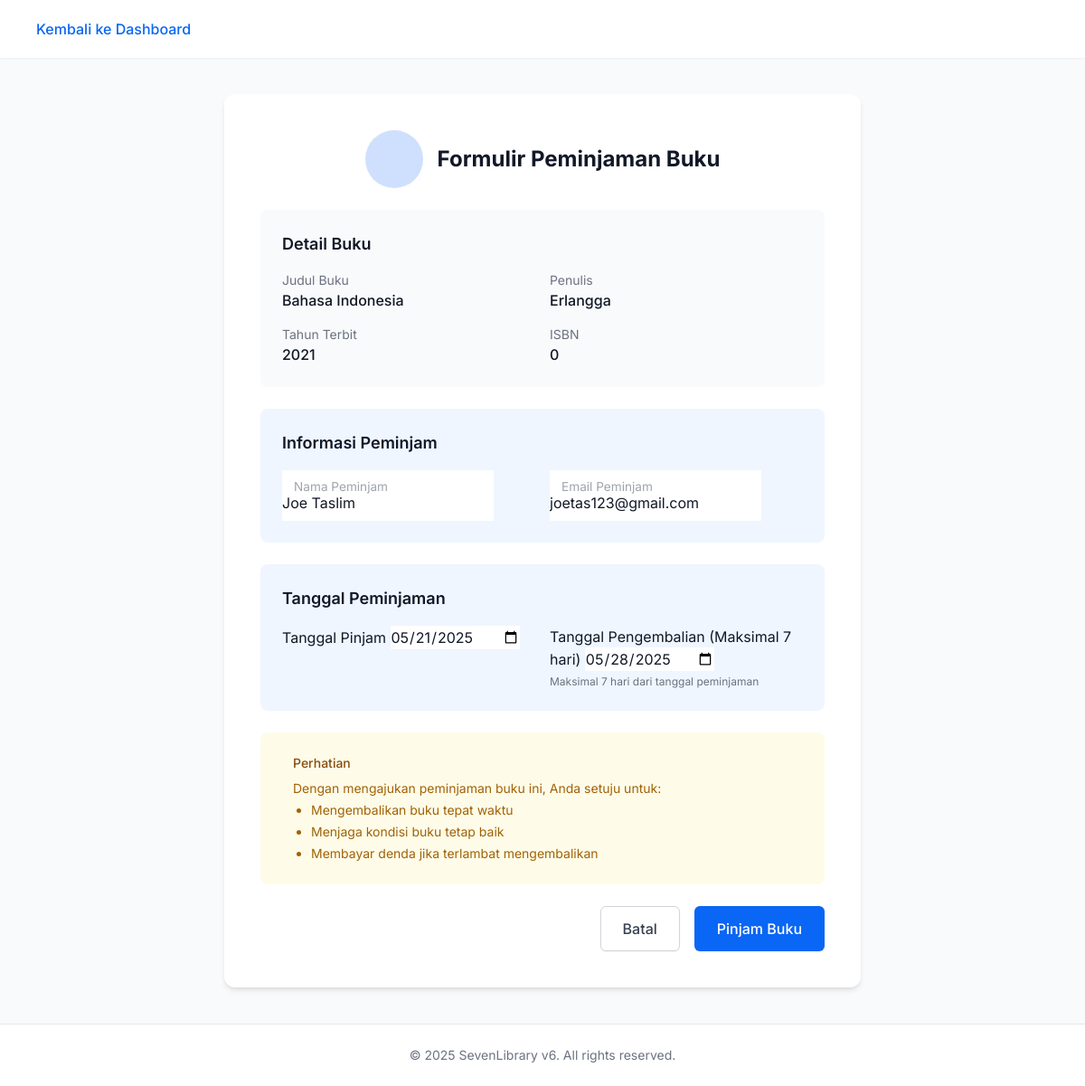
The app's page /student/pinjam_buku.php?book_id=1 (signed in) with its own data.
### tables this page shows
CREATE TABLE IF NOT EXISTS `books` (
  `id` int NOT NULL AUTO_INCREMENT,
  `category_id` int NOT NULL DEFAULT '0',
  `title` varchar(255) NOT NULL,
  `author` varchar(255) NOT NULL,
  `published_year` year NOT NULL,
  `isbn` varchar(20) DEFAULT NULL,
  `created_at` timestamp NULL DEFAULT CURRENT_TIMESTAMP,
  `stock` int NOT NULL DEFAULT '1',
  PRIMARY KEY (`id`),
  UNIQUE KEY `isbn` (`isbn`)
);

CREATE TABLE IF NOT EXISTS `users` (
  `id` int NOT NULL AUTO_INCREMENT,
  `username` varchar(50) NOT NULL,
  `password` varchar(255) NOT NULL,
  `role` enum('admin','student','petugas') NOT NULL,
  `full_name` varchar(255) NOT NULL,
  `email` varchar(255) NOT NULL,
  `class` varchar(50) NOT NULL,
  `created_at` timestamp NULL DEFAULT CURRENT_TIMESTAMP,
  PRIMARY KEY (`id`),
  UNIQUE KEY `username` (`username`)
);

### student/pinjam_buku.php (the view, shortened to what this page needs)
<?php
include '../includes/db.php';
$book_id = isset($_GET['book_id']) ? (int)$_GET['book_id'] : 0;
$error_message = '';
$success = false;
if ($book_id == 0) {
    $error_message = 'ID buku tidak valid.';
} else {
    $stmt = $pdo->prepare("SELECT * FROM books WHERE id = ?");
    $stmt->execute([$book_id]);
    $book = $stmt->fetch();
}
$user_id = $_SESSION['user_id'];
$stmt = $pdo->prepare("SELECT username, email, full_name FROM users WHERE id = ?");
$stmt->execute([$user_id]);
$user = $stmt->fetch();
?>
<!DOCTYPE html>
<html lang="en">
<head>
  <script src="https://cdn.tailwindcss.com"></script>
  <link href="https://cdn.jsdelivr.net/npm/aos@2.3.4/dist/aos.css" rel="stylesheet">
  <link href="https://cdn.lineicons.com/4.0/lineicons.css" rel="stylesheet">
</head>
<body class="font-sans antialiased bg-gray-50 text-gray-900 dark:bg-gray-900 dark:text-gray-100">
  <div class="min-h-screen flex flex-col">
    <header class="bg-white dark:bg-gray-800 shadow-sm">
      <div class="max-w-7xl mx-auto px-4 sm:px-6 lg:px-8">
        <div class="flex justify-between h-16">
          <div class="flex">
            <a href="dashboard.php" class="flex items-center text-primary">
              <span class="font-medium">Kembali ke Dashboard</span>
            </a>
          </div>
          <div class="flex items-center">
            <button id="theme-toggle" class="w-10 h-10 rounded-full flex items-center justify-center text-gray-500 dark:text-gray-400 hover:bg-gray-100 dark:hover:bg-gray-700 focus:outline-none">
            </button>
          </div>
        </div>
      </div>
    </header>
    <main class="flex-grow py-10">
      <div class="max-w-3xl mx-auto px-4 sm:px-6 lg:px-8">
        <?php if ($success): ?>
          <div class="dashboard-card bg-white dark:bg-gray-800 overflow-hidden" data-aos="fade-up">
            <div class="p-6 sm:p-10">
              <div class="text-center">
                <div class="w-20 h-20 mx-auto bg-green-100 dark:bg-green-900/30 rounded-full flex items-center justify-center text-green-500 dark:text-green-400 mb-6">
                  <i class="lni lni-checkmark-circle text-4xl"></i>
                </div>
                <h2 class="text-2xl font-bold text-gray-900 dark:text-white mb-2">Peminjaman Berhasil!</h2>
                <p class="text-gray-600 dark:text-gray-300 mb-6">Buku berhasil dipinjam. Silakan ambil buku di perpustakaan.</p>
                <div class="bg-gray-50 dark:bg-gray-700 rounded-lg p-6 mb-6 text-left">
                  <h3 class="text-lg font-semibold text-gray-900 dark:text-white mb-4">Detail Peminjaman</h3>
                  <div class="space-y-3">
                    <div class="flex justify-between">
                      <span class="text-gray-500 dark:text-gray-400">Judul Buku:</span>
                      <span class="font-medium text-gray-900 dark:text-white"><?= htmlspecialchars($book['title']); ?></span>
                    </div>
                    <div class="flex justify-between">
                      <span class="text-gray-500 dark:text-gray-400">Penulis:</span>
                      <span class="font-medium text-gray-900 dark:text-white"><?= htmlspecialchars($book['author']); ?></span>
                    </div>
                    <div class="flex justify-between">
                      <span class="text-gray-500 dark:text-gray-400">Peminjam:</span>
                      <span class="font-medium text-gray-900 dark:text-white"><?= htmlspecialchars($_POST['borrower_name']); ?></span>
                    </div>
                    <div class="flex justify-between">
                      <span class="text-gray-500 dark:text-gray-400">Tanggal Pinjam:</span>
                      <span class="font-medium text-gray-900 dark:text-white"><?= htmlspecialchars($_POST['borrow_date']); ?></span>
                    </div>
                    <div class="flex justify-between">
                      <span class="text-gray-500 dark:text-gray-400">Tanggal Kembali:</span>
                      <span class="font-medium text-gray-900 dark:text-white"><?= htmlspecialchars($_POST['return_date']); ?></span>
                    </div>
                  </div>
                </div>
                <div class="bg-blue-50 dark:bg-blue-900/20 rounded-lg p-6 mb-6">
                  <h3 class="text-lg font-semibold text-gray-900 dark:text-white mb-2">Kode Unik Peminjaman</h3>
                  <div class="bg-white dark:bg-gray-800 rounded-lg border-2 border-dashed border-blue-300 dark:border-blue-700 p-4 mb-4">
                    <p class="text-xl font-mono font-bold text-blue-600 dark:text-blue-400 select-all"><?= htmlspecialchars($unique_code); ?></p>
                  </div>
                  <p class="text-sm text-gray-600 dark:text-gray-300">Simpan kode unik ini untuk proses pengembalian buku.</p>
                </div>
                <div class="mt-6 flex flex-col sm:flex-row gap-4 justify-center">
                  <a href="dashboard.php" class="inline-flex items-center justify-center px-6 py-3 border border-transparent text-base font-medium rounded-md shadow-sm text-white bg-primary hover:bg-primary/90 focus:outline-none focus:ring-2 focus:ring-offset-2 focus:ring-primary">
                    <i class="lni lni-home mr-2"></i> Kembali ke Dashboard
                  </a>
                  <a href="dashboard.php?tab=riwayat" class="inline-flex items-center justify-center px-6 py-3 border border-gray-300 dark:border-gray-600 text-base font-medium rounded-md shadow-sm text-gray-700 dark:text-gray-300 bg-white dark:bg-gray-700 hover:bg-gray-50 dark:hover:bg-gray-600 focus:outline-none focus:ring-2 focus:ring-offset-2 focus:ring-primary">
                    <i class="lni lni-library mr-2"></i> Lihat Riwayat Peminjaman
                  </a>
                </div>
              </div>
            </div>
          </div>
        <?php else: ?>
          <div class="dashboard-card bg-white dark:bg-gray-800 overflow-hidden" data-aos="fade-up">
            <div class="p-6 sm:p-10">
              <div class="flex items-center justify-center mb-6">
                <div class="w-16 h-16 bg-primary/20 rounded-full flex items-center justify-center text-primary text-3xl mr-4">
                </div>
                <h2 class="text-2xl font-bold text-gray-900 dark:text-white">Formulir Peminjaman Buku</h2>
              </div>
              <div class="bg-gray-50 dark:bg-gray-700 rounded-lg p-6 mb-6">
                <h3 class="text-lg font-semibold text-gray-900 dark:text-white mb-4">Detail Buku</h3>
                <div class="grid grid-cols-1 md:grid-cols-2 gap-4">
                  <div>
                    <p class="text-sm text-gray-500 dark:text-gray-400">Judul Buku</p>
                    <p class="font-medium text-gray-900 dark:text-white"><?= htmlspecialchars($book['title']); ?></p>
                  </div>
                  <div>
                    <p class="text-sm text-gray-500 dark:text-gray-400">Penulis</p>
                    <p class="font-medium text-gray-900 dark:text-white"><?= htmlspecialchars($book['author']); ?></p>
                  </div>
                  <div>
                    <p class="text-sm text-gray-500 dark:text-gray-400">Tahun Terbit</p>
                    <p class="font-medium text-gray-900 dark:text-white"><?= htmlspecialchars($book['published_year']); ?></p>
                  </div>
                  <div>
                    <p class="text-sm text-gray-500 dark:text-gray-400">ISBN</p>
                    <p class="font-medium text-gray-900 dark:text-white"><?= htmlspecialchars($book['isbn']); ?></p>
                  </div>
                </div>
              </div>
              <form method="POST" action="" class="space-y-6">
                <div class="bg-blue-50 dark:bg-blue-900/20 rounded-lg p-6 mb-4">
                  <h3 class="text-lg font-semibold text-gray-900 dark:text-white mb-4">Informasi Peminjam</h3>
                  <div class="grid grid-cols-1 md:grid-cols-2 gap-4">
                    <div class="form-floating">
                      <input type="text" id="borrower_name" name="borrower_name" class="form-input" placeholder=" " value="<?= htmlspecialchars($user['full_name'] ?? $user['username']); ?>" required>
                      <label for="borrower_name" class="px-4">Nama Peminjam</label>
                    </div>
                    <div class="form-floating">
                      <input type="email" id="borrower_email" name="borrower_email" class="form-input" placeholder=" " value="<?= htmlspecialchars($user['email']); ?>" required>
                      <label for="borrower_email" class="px-4">Email Peminjam</label>
                    </div>
                  </div>
                </div>
                <div class="bg-blue-50 dark:bg-blue-900/20 rounded-lg p-6">
                  <h3 class="text-lg font-semibold text-gray-900 dark:text-white mb-4">Tanggal Peminjaman</h3>
                  <div class="grid grid-cols-1 md:grid-cols-2 gap-4">
                    <div class="form-group">
                      <label for="borrow_date" class="form-label">Tanggal Pinjam</label>
                      <input type="date" id="borrow_date" name="borrow_date" class="form-input" value="<?= date('Y-m-d'); ?>" required>
                    </div>
                    <div class="form-group">
                      <label for="return_date" class="form-label">Tanggal Pengembalian (Maksimal 7 hari)</label>
                      <input type="date" id="return_date" name="return_date" class="form-input" value="<?= date('Y-m-d', strtotime('+7 days')); ?>" required>
                      <p class="text-xs text-gray-500 dark:text-gray-400 mt-1">Maksimal 7 hari dari tanggal peminjaman</p>
                    </div>
                  </div>
                </div>
                <div class="bg-yellow-50 dark:bg-yellow-900/20 rounded-lg p-6">
                  <div class="flex items-start">
                    <div class="ml-3">
                      <h3 class="text-sm font-medium text-yellow-800 dark:text-yellow-300">Perhatian</h3>
                      <div class="mt-2 text-sm text-yellow-700 dark:text-yellow-200">
                        <p>Dengan mengajukan peminjaman buku ini, Anda setuju untuk:</p>
                        <ul class="list-disc pl-5 mt-1 space-y-1">
                          <li>Mengembalikan buku tepat waktu</li>
                          <li>Menjaga kondisi buku tetap baik</li>
                          <li>Membayar denda jika terlambat mengembalikan</li>
                        </ul>
                      </div>
                    </div>
                  </div>
                </div>
                <div class="flex justify-end space-x-4">
                  <a href="dashboard.php" class="px-6 py-3 border border-gray-300 dark:border-gray-600 text-base font-medium rounded-md shadow-sm text-gray-700 dark:text-gray-300 bg-white dark:bg-gray-700 hover:bg-gray-50 dark:hover:bg-gray-600 focus:outline-none focus:ring-2 focus:ring-offset-2 focus:ring-primary">
                    Batal
                  </a>
                  <button type="submit" class="px-6 py-3 border border-transparent text-base font-medium rounded-md shadow-sm text-white bg-primary hover:bg-primary/90 focus:outline-none focus:ring-2 focus:ring-offset-2 focus:ring-primary">
                    Pinjam Buku
                  </button>
                </div>
              </form>
            </div>
          </div>
        <?php endif; ?>
      </div>
    </main>
    <footer class="bg-white dark:bg-gray-800 border-t border-gray-200 dark:border-gray-700">
      <div class="max-w-7xl mx-auto py-6 px-4 sm:px-6 lg:px-8">
        <p class="text-center text-sm text-gray-500 dark:text-gray-400">
          &copy; <?= date('Y'); ?> SevenLibrary v6. All rights reserved.
        </p>
      </div>
    </footer>
  </div>
</body>
</html>

### student/pinjam_buku.php (style rules this page uses)
:root { --sidebar-bg: #f8fafc; --sidebar-hover: #f1f5f9; --sidebar-active: #e2e8f0; --sidebar-text: #334155; --sidebar-icon: #64748b; --sidebar-border: #e2e8f0; }
.dashboard-card { border-radius: 0.75rem; box-shadow: 0 4px 6px -1px rgba(0, 0, 0, 0.1), 0 2px 4px -1px rgba(0, 0, 0, 0.06); transition: transform 0.2s ease, box-shadow 0.2s ease; }
.form-input { @apply w-full px-4 py-2 rounded-lg border border-gray-300 dark:border-gray-600 focus:outline-none focus:ring-2 focus:ring-primary dark:bg-gray-700 dark:text-white; }
.form-label { @apply block text-sm font-medium text-gray-700 dark:text-gray-300 mb-1; }
.form-group { @apply mb-4; }
.form-floating { position: relative; }
.form-floating input { height: 3.5rem; padding-top: 1.625rem; padding-bottom: 0.625rem; }
.form-floating label { position: absolute; top: 0; left: 0; height: 100%; padding: 1rem 0.75rem; pointer-events: none; border: 1px solid transparent; transform-origin: 0 0; transition: opacity .1s ease-in-out, transform .1s ease-in-out; color: #6b7280; }
.form-floating input:focus ~ label, .form-floating input:not(:placeholder-shown) ~ label { opacity: .65; transform: scale(.85) translateY(-0.5rem) translateX(0.15rem); }

### records on screen
books: title "Bahasa Indonesia", author "Erlangga", published_year "2021", isbn "0"
users: borrower_name "Joe Taslim", borrower_email "joetas123@gmail.com"
